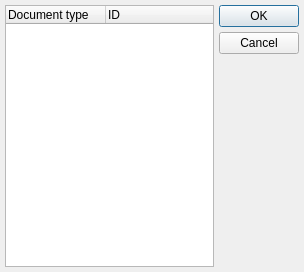
<?xml version="1.0" encoding="UTF-8"?>
<ui version="4.0">
 <class>eSelectDocType</class>
 <widget class="QDialog" name="eSelectDocType">
  <property name="geometry">
   <rect>
    <x>0</x>
    <y>0</y>
    <width>304</width>
    <height>272</height>
   </rect>
  </property>
  <property name="windowTitle">
   <string>Select document type</string>
  </property>
  <layout class="QGridLayout">
   <item row="1" column="1">
    <widget class="QPushButton" name="bCancel">
     <property name="text">
      <string>Cancel</string>
     </property>
    </widget>
   </item>
   <item row="0" column="1">
    <widget class="QPushButton" name="bOK">
     <property name="text">
      <string>OK</string>
     </property>
     <property name="default">
      <bool>true</bool>
     </property>
    </widget>
   </item>
   <item row="0" column="0" rowspan="3">
    <widget class="QTreeWidget" name="listDocs">
     <column>
      <property name="text">
       <string>Document type</string>
      </property>
     </column>
     <column>
      <property name="text">
       <string>ID</string>
      </property>
     </column>
    </widget>
   </item>
   <item row="2" column="1">
    <spacer name="spacer1">
     <property name="orientation">
      <enum>Qt::Vertical</enum>
     </property>
     <property name="sizeType">
      <enum>QSizePolicy::Expanding</enum>
     </property>
     <property name="sizeHint" stdset="0">
      <size>
       <width>21</width>
       <height>171</height>
      </size>
     </property>
    </spacer>
   </item>
  </layout>
 </widget>
 <layoutdefault spacing="5" margin="5"/>
 <pixmapfunction>qPixmapFromMimeSource</pixmapfunction>
 <includes>
  <include location="local">ananas.h</include>
 </includes>
 <resources/>
 <connections>
  <connection>
   <sender>bOK</sender>
   <signal>clicked()</signal>
   <receiver>eSelectDocType</receiver>
   <slot>accepted()</slot>
   <hints>
    <hint type="sourcelabel">
     <x>20</x>
     <y>20</y>
    </hint>
    <hint type="destinationlabel">
     <x>20</x>
     <y>20</y>
    </hint>
   </hints>
  </connection>
  <connection>
   <sender>bCancel</sender>
   <signal>clicked()</signal>
   <receiver>eSelectDocType</receiver>
   <slot>reject()</slot>
   <hints>
    <hint type="sourcelabel">
     <x>20</x>
     <y>20</y>
    </hint>
    <hint type="destinationlabel">
     <x>20</x>
     <y>20</y>
    </hint>
   </hints>
  </connection>
 </connections>
</ui>
